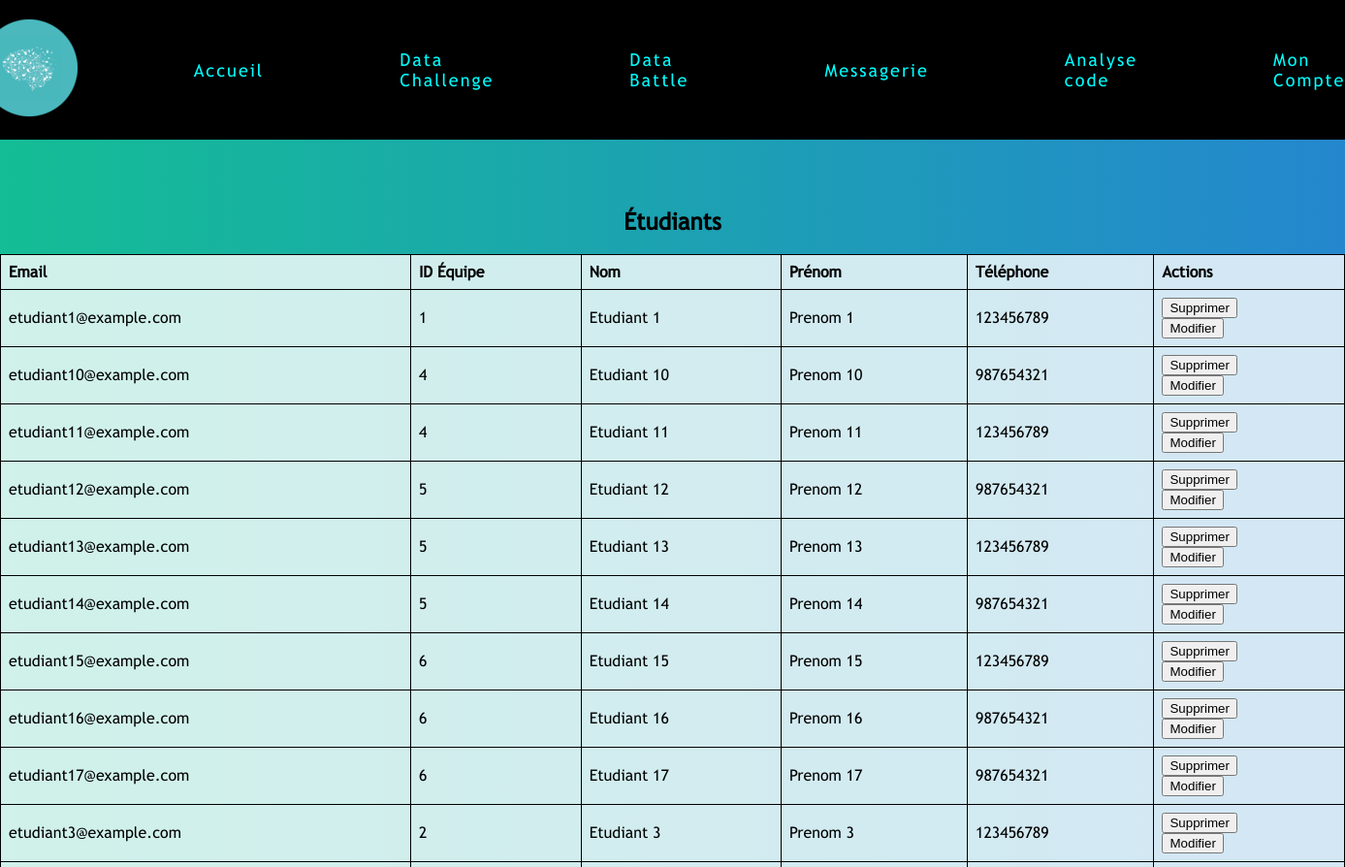
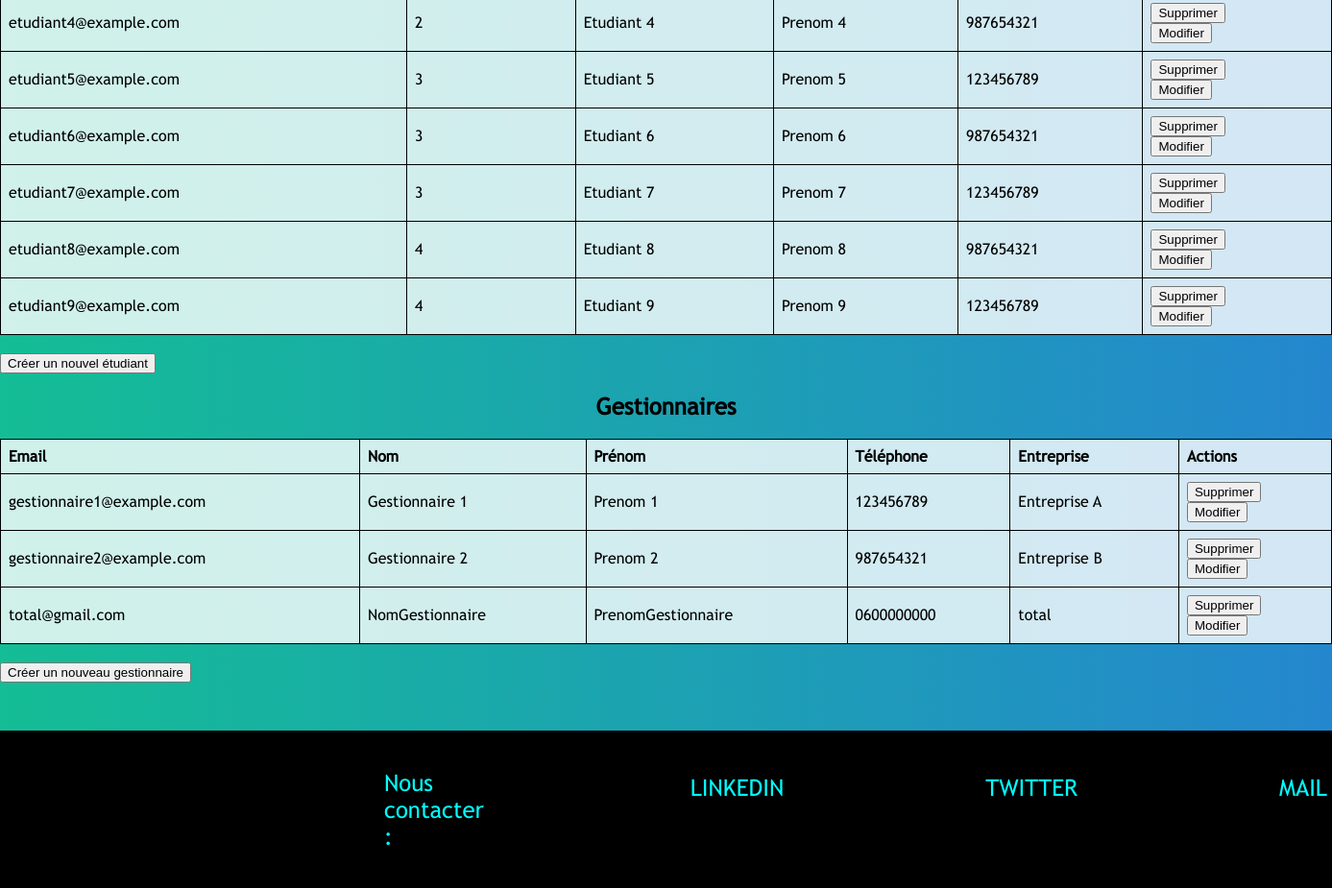
Page /php/gererUtilisateurs.php (signed in) on the committed database (2 pictures, top to bottom).
### tables this page shows
CREATE TABLE Etudiant(
	email VARCHAR(255) PRIMARY KEY,
	idEquipe INT,
	nom VARCHAR(255),
	prenom VARCHAR(255),
	tel VARCHAR(255),
	mdp VARCHAR(255),
	etablissement VARCHAR(255),
	niveauE VARCHAR(255),
	ville VARCHAR(255),
	lien VARCHAR(255),

	FOREIGN KEY fk_idE(idEquipe) REFERENCES Equipe(idEquipe));

CREATE TABLE Gestionnaire(
	email VARCHAR(255) PRIMARY KEY ,
	nom VARCHAR(255),
	prenom VARCHAR(255),
	tel VARCHAR(255),
	mdp VARCHAR(255),
	entreprise VARCHAR(255),
	debActi DATE,
	finActi DATE);

### php/gererUtilisateurs.php (the view, shortened to what this page needs)
<?php
include 'squelette_html.php';
include 'header.php';
include '../bdd/bdd.php';
?>
<?php
echo "<div id=\"mid\">";
$reqEtudiants = "SELECT * FROM Etudiant";
$resultatEtudiants = mysqli_query($bdd, $reqEtudiants);
if (mysqli_num_rows($resultatEtudiants) > 0) {
    echo "<h2 style='text-align:center'>Étudiants</h2>";
    echo "<table class='tableauBord'>";
    echo "<tr>";
    echo "<th>Email</th>";
    echo "<th>ID Équipe</th>";
    echo "<th>Nom</th>";
    echo "<th>Prénom</th>";
    echo "<th>Téléphone</th>";
    echo "<th>Actions</th>";
    echo "</tr>";
    while ($row = mysqli_fetch_assoc($resultatEtudiants)) {
        echo "<tr>";
        echo "<td>" . $row['email'] . "</td>";
        echo "<td>" . $row['idEquipe'] . "</td>";
        echo "<td>" . $row['nom'] . "</td>";
        echo "<td>" . $row['prenom'] . "</td>";
        echo "<td>" . $row['tel'] . "</td>";
        echo "<td>";
        echo '<form action="supprUtili.php" method="POST">';
        echo '<input type="submit" value="Supprimer">';
        echo '</form>';
        echo '<form action="modifierUti.php" method="POST">';
        echo '<input type="submit" value="Modifier">';
        echo '</form>';
        echo "</td>";
        echo "</tr>";
    }
    echo "</table>";
    echo "<br>";
} else {
    echo "Aucun étudiant trouvé.";
}
echo "<button onclick=\"toggleForm('formEtudiant')\">Créer un nouvel étudiant</button>";
echo "<br>";
$reqGestionnaires = "SELECT * FROM Gestionnaire";
$resultatGestionnaires = mysqli_query($bdd, $reqGestionnaires);
if (mysqli_num_rows($resultatGestionnaires) > 0) {
    echo "<h2 style='text-align:center'>Gestionnaires</h2>";
    echo "<table class='tableauBord'>";
    echo "<tr>";
    echo "<th>Email</th>";
    echo "<th>Nom</th>";
    echo "<th>Prénom</th>";
    echo "<th>Téléphone</th>";
    echo "<th>Entreprise</th>";
    echo "<th>Actions</th>";
    echo "</tr>";
    while ($row = mysqli_fetch_assoc($resultatGestionnaires)) {
        echo "<tr>";
        echo "<td>" . $row['email'] . "</td>";
        echo "<td>" . $row['nom'] . "</td>";
        echo "<td>" . $row['prenom'] . "</td>";
        echo "<td>" . $row['tel'] . "</td>";
        echo "<td>" . $row['entreprise'] . "</td>";
        echo "<td>";
        echo '<form action="supprUtili.php" method="POST">';
        echo '<input type="submit" value="Supprimer">';
        echo '</form>';
        echo '<form action="modifierUti.php" method="POST">';
        echo '<input type="submit" value="Modifier">';
        echo '</form>';
        echo "</td>";
        echo "</tr>";
    }
    echo "</table>";
    echo "<br>";
} else {
    echo "Aucun gestionnaire trouvé.";
}
echo "<button onclick=\"toggleForm('formGestionnaire')\">Créer un nouveau gestionnaire</button>";
echo "</div>";
include 'footer.php';
?>

### css/main.css (style rules this page uses)
body { margin: 0; padding: 0; background-color: black; }
#mid { width: 100%; height: max-content; background: linear-gradient(to right, #14bd95, #2487ce); padding-top: 50px; padding-bottom: 50px; margin: 0; font-family: b-g; overflow-y: scroll; }
.tableauBord { width: 100%; border-collapse: collapse; background-color: rgba(255, 255, 255, 0.8); }
.tableauBord th { border: 1px solid black; padding: 8px; text-align: left; }
.tableauBord td { border: 1px solid black; padding: 8px; text-align: left; }

### rows in the picture
etudiant: email "etudiant1@example.com", idEquipe "1", nom "Etudiant 1", prenom "Prenom 1", tel "123456789"
etudiant: email "etudiant10@example.com", idEquipe "4", nom "Etudiant 10", prenom "Prenom 10", tel "987654321"
etudiant: email "etudiant11@example.com", idEquipe "4", nom "Etudiant 11", prenom "Prenom 11", tel "123456789"
etudiant: email "etudiant12@example.com", idEquipe "5", nom "Etudiant 12", prenom "Prenom 12", tel "987654321"
etudiant: email "etudiant13@example.com", idEquipe "5", nom "Etudiant 13", prenom "Prenom 13", tel "123456789"
etudiant: email "etudiant14@example.com", idEquipe "5", nom "Etudiant 14", prenom "Prenom 14", tel "987654321"
etudiant: email "etudiant15@example.com", idEquipe "6", nom "Etudiant 15", prenom "Prenom 15", tel "123456789"
etudiant: email "etudiant16@example.com", idEquipe "6", nom "Etudiant 16", prenom "Prenom 16", tel "987654321"
etudiant: email "etudiant17@example.com", idEquipe "6", nom "Etudiant 17", prenom "Prenom 17", tel "987654321"
etudiant: email "etudiant3@example.com", idEquipe "2", nom "Etudiant 3", prenom "Prenom 3", tel "123456789"
etudiant: email "etudiant4@example.com", idEquipe "2", nom "Etudiant 4", prenom "Prenom 4", tel "987654321"
etudiant: email "etudiant5@example.com", idEquipe "3", nom "Etudiant 5", prenom "Prenom 5", tel "123456789"
etudiant: email "etudiant6@example.com", idEquipe "3", nom "Etudiant 6", prenom "Prenom 6", tel "987654321"
etudiant: email "etudiant7@example.com", idEquipe "3", nom "Etudiant 7", prenom "Prenom 7", tel "123456789"
etudiant: email "etudiant8@example.com", idEquipe "4", nom "Etudiant 8", prenom "Prenom 8", tel "987654321"
etudiant: email "etudiant9@example.com", idEquipe "4", nom "Etudiant 9", prenom "Prenom 9", tel "123456789"
gestionnaire: email "gestionnaire1@example.com", nom "Gestionnaire 1", prenom "Prenom 1", tel "123456789", entreprise "Entreprise A"
gestionnaire: email "gestionnaire2@example.com", nom "Gestionnaire 2", prenom "Prenom 2", tel "987654321", entreprise "Entreprise B"
gestionnaire: email "total@gmail.com", nom "NomGestionnaire", prenom "PrenomGestionnaire", tel "0600000000", entreprise "total"
